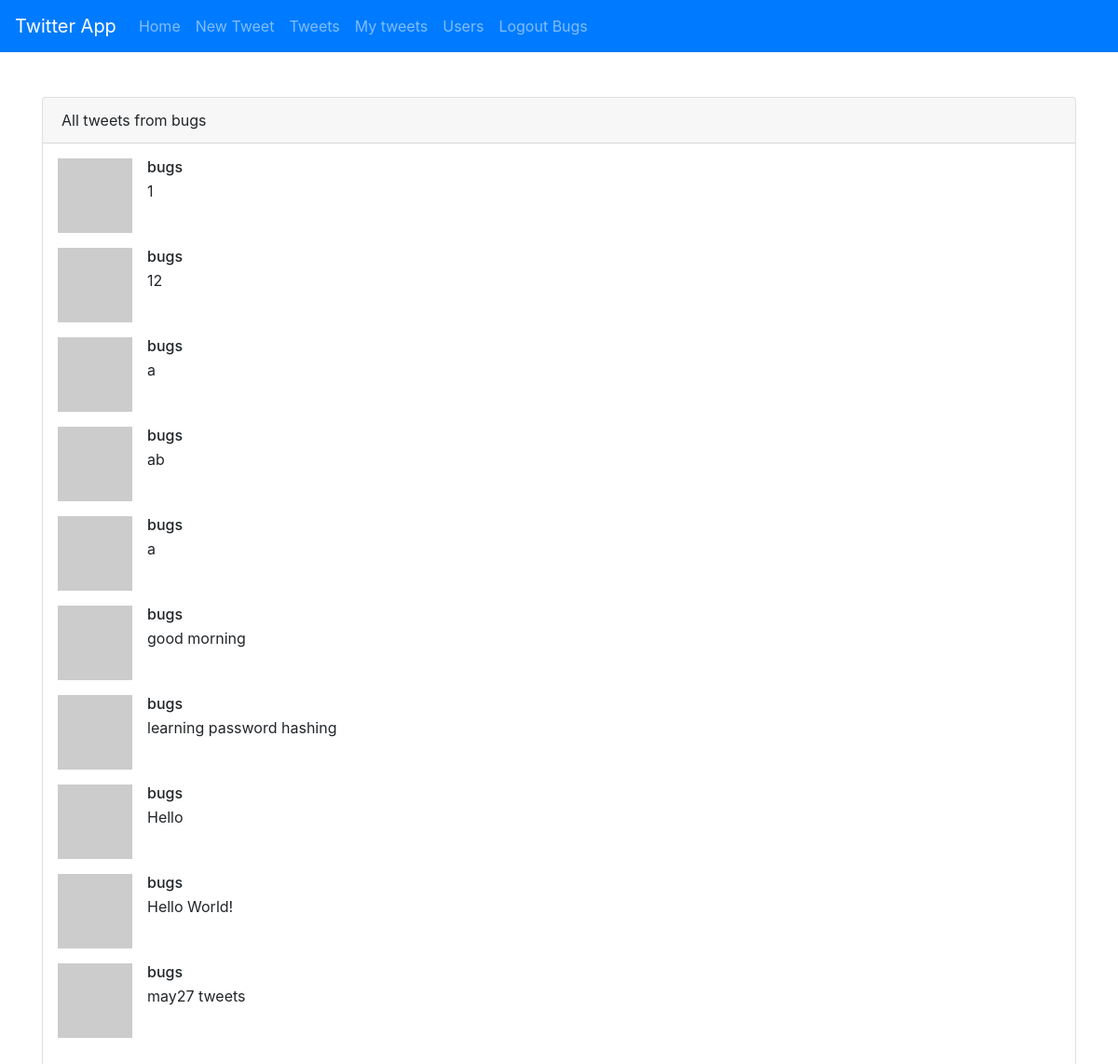
The page /tweets/bugs (signed in) on the database its author committed.
### tables this page shows
CREATE TABLE tweets (
    _id integer primary key autoincrement,
    tweet text,
    username text
);

### main.py (the view)
@app.route('/tweets/<username>')
@app.route('/tweets')
def user_tweets(username=None):
    if 'user' not in session:
        return redirect(url_for('index'))
    if username:
        tweets = get_tweets_by_username(username)
    else:
        tweets = get_all_tweets()
    return render_template('tweets_page.html', tweets=tweets, tweet_user=username)

### db.py (called while the page is built)
def get_tweets_by_username(username):
    cursor.execute(
        'SELECT * FROM tweets WHERE username = :username', {'username': username})
    tweets = cursor.fetchmany(10)
    return tweets

### main.py (called while the page is built)
@app.context_processor
def inject_user():
    username = session.get('user', None)
    return {'username': username}

### tweets.py (called while the page is built)
def get_tweets_by_username(username):
    return db.get_tweets_by_username(username)

### templates/tweets_page.html (shortened to what this page needs)
{% extends "base.html" %}
{% block content %}
<div class="card">
    <div class="card-header">
        {% if tweet_user %}
        All tweets from {{tweet_user}}
        {% else %}
        All tweets
        {% endif %}
    </div>
    <ul class="list-unstyled m-3">
        {% for tweet in tweets %}
        <li class="media mb-3">
            <img src="https://www.gravatar.com/avatar/94d093eda664addd6e450d7e9881bcad?s=32&d=identicon&r=PG"
                class="mr-3" alt="user">
            <div class="media-body">
                <h6 class="mt-0 mb-1">{{tweet[2]}}</h6>
                <p class="mb-0">{{tweet[1]}}</p>
            </div>
        </li>
        {% endfor %}
    </ul>
</div>
{% endblock %}

### rows shown on the page
tweets: username "bugs", tweet "1"
tweets: username "bugs", tweet "12"
tweets: username "bugs", tweet "a"
tweets: username "bugs", tweet "ab"
tweets: username "bugs", tweet "a"
tweets: username "bugs", tweet "good morning"
tweets: username "bugs", tweet "learning password hashing"
tweets: username "bugs", tweet "Hello"
tweets: username "bugs", tweet "Hello World!"
tweets: username "bugs", tweet "may27 tweets"

### other values the page prints
{{ username|capitalize }} "Bugs"
{{ tweet_user }} "bugs"
